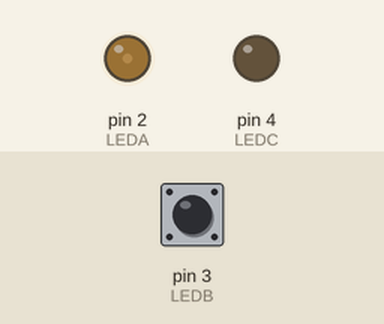
Recording of a sketch running on a simulated Arduino Uno, built with avr-gcc and run on an emulated ATmega328P. Parts: output pins drawn as LEDs (lit = HIGH). Inputs (shaded band) come from the test bench; at power-on: pin 3 (LEDB) LOW. What the sketch prints to the serial monitor is not drawn.

Above: at 1.2 s.
1.3 s: pin 3 (LEDB) driven HIGH
At 2.1 s:
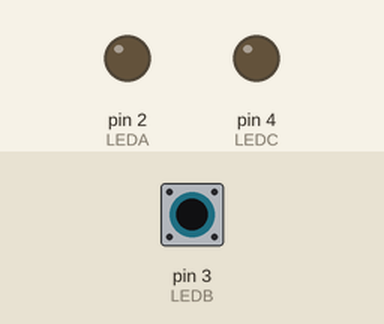
2.8 s: pin 3 (LEDB) driven LOW
At 2.95 s:
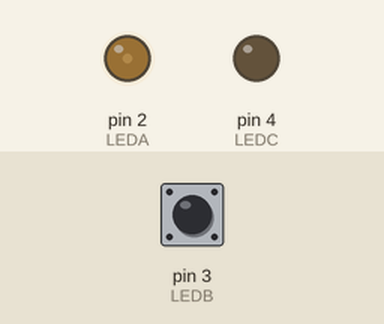
4.6 s: pin 3 (LEDB) pulsed HIGH 5 times (0.12 s each, 0.3 s apart)
At 4.78 s:
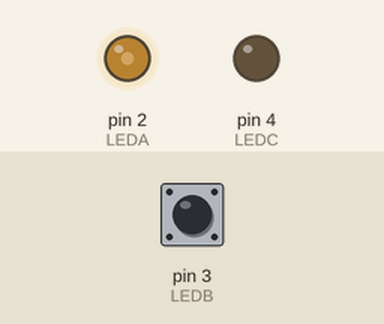
Timing chart, 0 to 7.6 s (numbered marks = the images above; inputs shaded):
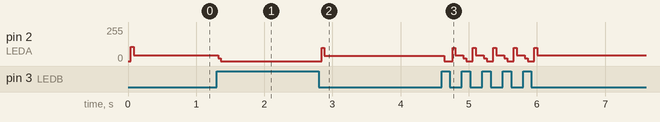

Measured:
- after the input at 1.3 s, pin 2 (LEDA): 42/255 → 0/255 at once
- after the input at 2.8 s, pin 2 (LEDA): 0/255 → 40/255 at once
- after the input at 4.6 s, pin 2 (LEDA): 40/255 → 0/255 at once, then repeats every 0.30 s: 101/255 0.04 s, 42/255 0.12 s, 22/255 0.04 s, 0/255 0.10 s, until it stays 42/255 from 6.0 s

The sketch:

LedSensor.ino
```cpp
int LEDA = 2;
int LEDB = 3;
int LEDC = 4;

void setup() {
  // No need to set LADA or LEDB
  pinMode(LEDC, OUTPUT);

  Serial.begin(9600);
}

void loop() {
  // Turn LED on
  pinMode(LEDA,OUTPUT);
  pinMode(LEDB,OUTPUT);
  digitalWrite(LEDA, HIGH);
  digitalWrite(LEDB, LOW);

  // Try range 100 - 5000
  delayMicroseconds(500);

  // Reverse bias LED
  digitalWrite(LEDA, LOW);
  digitalWrite(LEDB, HIGH);

  // Workout how long it take to got from 1 to 0
  pinMode(LEDB,INPUT);
  long value = 0;
  while (digitalRead(LEDB) != 0) {
    value++;
  }

  // Will vary from 200 - 20000 depening on light conditions and LED
  if (value > 15000) {
    digitalWrite(LEDC, HIGH);
  }
  else {
    digitalWrite(LEDC, LOW);
  }

  Serial.println(value, DEC);
}
```
